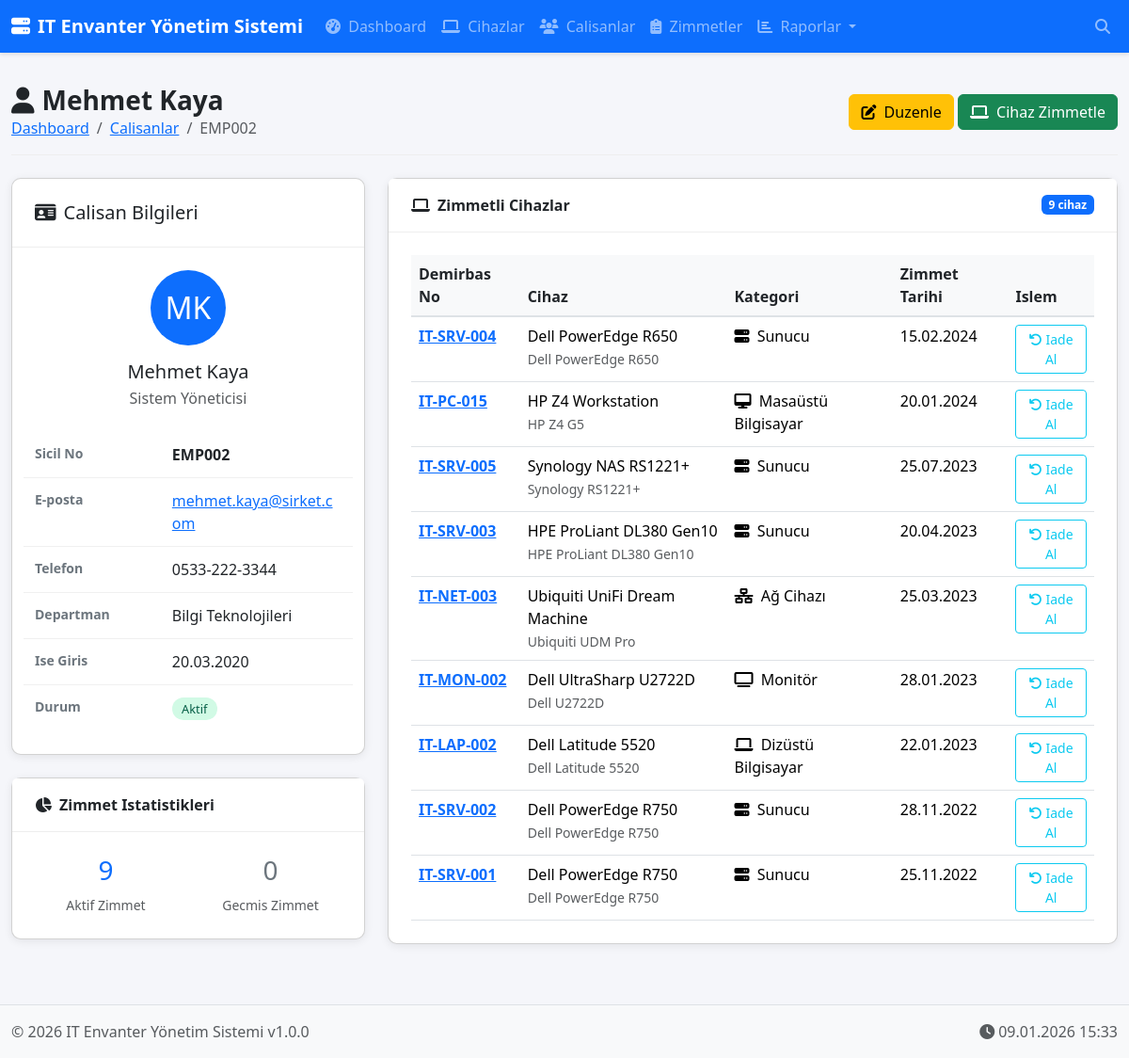
Page /employee_detail.php?id=2 on the committed database.
### tables this page shows
CREATE TABLE employees (
    id INT AUTO_INCREMENT PRIMARY KEY,
    employee_no VARCHAR(20) UNIQUE NOT NULL,
    first_name VARCHAR(50) NOT NULL,
    last_name VARCHAR(50) NOT NULL,
    email VARCHAR(100) UNIQUE NOT NULL,
    phone VARCHAR(20),
    department_id INT,
    position VARCHAR(100),
    hire_date DATE,
    status ENUM('active', 'inactive', 'on_leave') DEFAULT 'active',
    created_at TIMESTAMP DEFAULT CURRENT_TIMESTAMP,
    updated_at TIMESTAMP DEFAULT CURRENT_TIMESTAMP ON UPDATE CURRENT_TIMESTAMP,
    FOREIGN KEY (department_id) REFERENCES departments(id) ON DELETE SET NULL
);

CREATE TABLE departments (
    id INT AUTO_INCREMENT PRIMARY KEY,
    name VARCHAR(100) NOT NULL,
    description TEXT,
    created_at TIMESTAMP DEFAULT CURRENT_TIMESTAMP
);

CREATE TABLE assignments (
    id INT AUTO_INCREMENT PRIMARY KEY,
    device_id INT NOT NULL,
    employee_id INT NOT NULL,
    assigned_date DATE NOT NULL,
    expected_return_date DATE,
    notes TEXT,
    assigned_by VARCHAR(100),
    created_at TIMESTAMP DEFAULT CURRENT_TIMESTAMP,
    FOREIGN KEY (device_id) REFERENCES devices(id) ON DELETE CASCADE,
    FOREIGN KEY (employee_id) REFERENCES employees(id) ON DELETE CASCADE,
    UNIQUE KEY unique_device_assignment (device_id)
);

CREATE TABLE devices (
    id INT AUTO_INCREMENT PRIMARY KEY,
    asset_tag VARCHAR(50) UNIQUE NOT NULL,
    name VARCHAR(100) NOT NULL,
    category_id INT,
    brand VARCHAR(50),
    model VARCHAR(100),
    serial_number VARCHAR(100) UNIQUE,
    purchase_date DATE,
    purchase_price DECIMAL(10,2),
    warranty_end_date DATE,
    status ENUM('available', 'assigned', 'maintenance', 'retired', 'lost') DEFAULT 'available',
    specifications TEXT,
    notes TEXT,
    created_at TIMESTAMP DEFAULT CURRENT_TIMESTAMP,
    updated_at TIMESTAMP DEFAULT CURRENT_TIMESTAMP ON UPDATE CURRENT_TIMESTAMP,
    FOREIGN KEY (category_id) REFERENCES device_categories(id) ON DELETE SET NULL
);

CREATE TABLE device_categories (
    id INT AUTO_INCREMENT PRIMARY KEY,
    name VARCHAR(50) NOT NULL,
    description TEXT,
    icon VARCHAR(50) DEFAULT 'fa-desktop'
);

### includes/Database.php (called while the page is built, shortened)
<?php
class Database {
    private static $instance = null;
    private $connection;
    private function __construct() {
        try {
            $dsn = "mysql:host=" . DB_HOST . ";dbname=" . DB_NAME . ";charset=" . DB_CHARSET;
            $options = [
                PDO::ATTR_ERRMODE => PDO::ERRMODE_EXCEPTION,
                PDO::ATTR_DEFAULT_FETCH_MODE => PDO::FETCH_ASSOC,
                PDO::ATTR_EMULATE_PREPARES => false,
            ];
            $this->connection = new PDO($dsn, DB_USER, DB_PASS, $options);
        } catch (PDOException $e) {
            die("Veritabanı bağlantı hatası: " . $e->getMessage());
        }
    }
    public static function getInstance() {
        if (self::$instance === null) {
            self::$instance = new self();
        }
        return self::$instance;
    }
    public function query($sql, $params = []) {
        $stmt = $this->connection->prepare($sql);
        $stmt->execute($params);
        return $stmt;
    }
    public function fetch($sql, $params = []) {
        return $this->query($sql, $params)->fetch();
    }
    public function fetchAll($sql, $params = []) {
        return $this->query($sql, $params)->fetchAll();
    }
}

### employee_detail.php (the view, shortened to what this page needs)
<?php
require_once 'includes/header.php';
$employeeId = $_GET['id'] ?? 0;
$employee = $db->fetch("
    SELECT e.*, d.name as department_name
    FROM employees e
    LEFT JOIN departments d ON e.department_id = d.id
    WHERE e.id = ?
", [$employeeId]);
$assignedDevices = $db->fetchAll("
    SELECT d.*, dc.name as category_name, dc.icon as category_icon, a.assigned_date
    FROM assignments a
    JOIN devices d ON a.device_id = d.id
    LEFT JOIN device_categories dc ON d.category_id = dc.id
    WHERE a.employee_id = ?
    ORDER BY a.assigned_date DESC
", [$employeeId]);
$assignmentHistory = $db->fetchAll("
    SELECT ah.*, d.asset_tag, d.name as device_name, d.brand, d.model
    FROM assignment_history ah
    JOIN devices d ON ah.device_id = d.id
    WHERE ah.employee_id = ?
    ORDER BY ah.assigned_date DESC
", [$employeeId]);
$statusLabels = [
    'active' => ['Aktif', 'status-active'],
    'inactive' => ['Pasif', 'status-inactive'],
    'on_leave' => ['Izinde', 'status-on_leave']
];
?>
<div class="page-header d-flex justify-content-between align-items-center">
    <div>
        <h1><i class="fas fa-user me-2"></i><?= htmlspecialchars($employee['first_name'] . ' ' . $employee['last_name']) ?></h1>
        <nav aria-label="breadcrumb">
            <ol class="breadcrumb">
                <li class="breadcrumb-item"><a href="index.php">Dashboard</a></li>
                <li class="breadcrumb-item"><a href="employees.php">Calisanlar</a></li>
                <li class="breadcrumb-item active"><?= htmlspecialchars($employee['employee_no']) ?></li>
            </ol>
        </nav>
    </div>
    <div>
        <a href="employee_edit.php?id=<?= $employee['id'] ?>" class="btn btn-warning">
            <i class="fas fa-edit me-1"></i> Duzenle
        </a>
        <a href="assignment_add.php?employee_id=<?= $employee['id'] ?>" class="btn btn-success">
            <i class="fas fa-laptop me-1"></i> Cihaz Zimmetle
        </a>
    </div>
</div>
<div class="row">
    <div class="col-lg-4 mb-4">
        <div class="card detail-card">
            <div class="detail-header">
                <h5 class="mb-0"><i class="fas fa-id-card me-2"></i>Calisan Bilgileri</h5>
            </div>
            <div class="detail-body">
                <div class="text-center mb-4">
                    <div class="bg-primary text-white rounded-circle d-inline-flex align-items-center justify-content-center" style="width: 80px; height: 80px; font-size: 2rem;">
                        <?= strtoupper(substr($employee['first_name'], 0, 1) . substr($employee['last_name'], 0, 1)) ?>
                    </div>
                    <h5 class="mt-3 mb-1"><?= htmlspecialchars($employee['first_name'] . ' ' . $employee['last_name']) ?></h5>
                    <p class="text-muted mb-0"><?= htmlspecialchars($employee['position'] ?? '-') ?></p>
                </div>
                <div class="row detail-row">
                    <div class="col-5 detail-label">Sicil No</div>
                    <div class="col-7 detail-value"><strong><?= htmlspecialchars($employee['employee_no']) ?></strong></div>
                </div>
                <div class="row detail-row">
                    <div class="col-5 detail-label">E-posta</div>
                    <div class="col-7 detail-value">
                        <a href="mailto:<?= htmlspecialchars($employee['email']) ?>">
                            <?= htmlspecialchars($employee['email']) ?>
                        </a>
                    </div>
                </div>
                <div class="row detail-row">
                    <div class="col-5 detail-label">Telefon</div>
                    <div class="col-7 detail-value"><?= htmlspecialchars($employee['phone'] ?? '-') ?></div>
                </div>
                <div class="row detail-row">
                    <div class="col-5 detail-label">Departman</div>
                    <div class="col-7 detail-value"><?= htmlspecialchars($employee['department_name'] ?? '-') ?></div>
                </div>
                <div class="row detail-row">
                    <div class="col-5 detail-label">Ise Giris</div>
                    <div class="col-7 detail-value">
                        <?= $employee['hire_date'] ? date('d.m.Y', strtotime($employee['hire_date'])) : '-' ?>
                    </div>
                </div>
                <div class="row detail-row">
                    <div class="col-5 detail-label">Durum</div>
                    <div class="col-7 detail-value">
                        <span class="badge badge-status <?= $statusLabels[$employee['status']][1] ?? '' ?>">
                            <?= $statusLabels[$employee['status']][0] ?? $employee['status'] ?>
                        </span>
                    </div>
                </div>
            </div>
        </div>
        <div class="card content-card mt-4">
            <div class="card-header">
                <i class="fas fa-chart-pie me-2"></i>Zimmet Istatistikleri
            </div>
            <div class="card-body">
                <div class="row text-center">
                    <div class="col-6">
                        <h3 class="text-primary"><?= count($assignedDevices) ?></h3>
                        <small class="text-muted">Aktif Zimmet</small>
                    </div>
                    <div class="col-6">
                        <h3 class="text-secondary"><?= count($assignmentHistory) ?></h3>
                        <small class="text-muted">Gecmis Zimmet</small>
                    </div>
                </div>
            </div>
        </div>
    </div>
    <div class="col-lg-8 mb-4">
        <div class="card content-card">
            <div class="card-header d-flex justify-content-between align-items-center">
                <span><i class="fas fa-laptop me-2"></i>Zimmetli Cihazlar</span>
                <span class="badge bg-primary"><?= count($assignedDevices) ?> cihaz</span>
            </div>
            <div class="card-body">
                <?php if (empty($assignedDevices)): ?>
                    <p class="text-muted text-center mb-0">Bu calisana zimmetli cihaz bulunmuyor.</p>
                <?php else: ?>
                    <div class="table-responsive">
                        <table class="table table-hover mb-0">
                            <thead>
                                <tr>
                                    <th>Demirbas No</th>
                                    <th>Cihaz</th>
                                    <th>Kategori</th>
                                    <th>Zimmet Tarihi</th>
                                    <th>Islem</th>
                                </tr>
                            </thead>
                            <tbody>
                                <?php foreach ($assignedDevices as $device): ?>
                                <tr>
                                    <td>
                                        <a href="device_detail.php?id=<?= $device['id'] ?>">
                                            <strong><?= htmlspecialchars($device['asset_tag']) ?></strong>
                                        </a>
                                    </td>
                                    <td>
                                        <?= htmlspecialchars($device['name']) ?><br>
                                        <small class="text-muted"><?= htmlspecialchars($device['brand'] . ' ' . $device['model']) ?></small>
                                    </td>
                                    <td>
                                        <i class="fas <?= htmlspecialchars($device['category_icon'] ?? 'fa-box') ?> me-1"></i>
                                        <?= htmlspecialchars($device['category_name'] ?? '-') ?>
                                    </td>
                                    <td><?= date('d.m.Y', strtotime($device['assigned_date'])) ?></td>
                                    <td>
                                        <a href="assignment_return.php?device_id=<?= $device['id'] ?>" class="btn btn-sm btn-outline-info">
                                            <i class="fas fa-undo"></i> Iade Al
                                        </a>
                                    </td>
                                </tr>
                                <?php endforeach; ?>
                            </tbody>
                        </table>
                    </div>
                <?php endif; ?>
            </div>
        </div>
    </div>
</div>
<?php require_once 'includes/footer.php'; ?>

### assets/css/style.css (style rules this page uses)
:root { --primary-color: #0d6efd; --secondary-color: #6c757d; --success-color: #198754; --warning-color: #ffc107; --danger-color: #dc3545; --info-color: #0dcaf0; --dark-color: #212529; --light-color: #f8f9fa; }
body { font-family: 'Segoe UI', Tahoma, Geneva, Verdana, sans-serif; background-color: #f5f6fa; min-height: 100vh; display: flex; flex-direction: column; }
.table thead th { background-color: #f8f9fa; border-bottom: 2px solid #dee2e6; font-weight: 600; color: var(--dark-color); }
.badge-status { padding: 0.4em 0.8em; border-radius: 20px; font-weight: 500; font-size: 0.8rem; }
.status-active { background-color: #d1fae5; color: #065f46; }
.content-card { background: white; border-radius: 10px; box-shadow: 0 2px 10px rgba(0,0,0,0.08); margin-bottom: 20px; }
.content-card .card-header { background: white; border-bottom: 1px solid #eee; padding: 1rem 1.5rem; font-weight: 600; }
.content-card .card-body { padding: 1.5rem; }
.page-header { margin-bottom: 1.5rem; padding-bottom: 1rem; border-bottom: 1px solid #eee; }
.page-header h1 { font-size: 1.75rem; font-weight: 600; color: var(--dark-color); margin: 0; }
.page-header .breadcrumb { margin: 0; padding: 0; background: none; }
.detail-card { background: white; border-radius: 10px; box-shadow: 0 2px 10px rgba(0,0,0,0.08); }
.detail-card .detail-header { padding: 1.5rem; border-bottom: 1px solid #eee; }
.detail-card .detail-body { padding: 1.5rem; }
.detail-row { padding: 0.75rem 0; border-bottom: 1px solid #f0f0f0; }
.detail-row:last-child { border-bottom: none; }
.detail-label { font-weight: 600; color: var(--secondary-color); font-size: 0.875rem; }
.detail-value { color: var(--dark-color); }

### rows in the picture
employees: first_name+last_name "Mehmet Kaya", employee_no "EMP002", first_name+last_name "MK", position "Sistem Yöneticisi", email "mehmet.kaya@sirket.com", phone "0533-222-3344", department.name "Bilgi Teknolojileri", hire_date "20.03.2020", status "Aktif"
assignments: device.asset_tag "IT-SRV-004", device.name "Dell PowerEdge R650", device.model "Dell PowerEdge R650", device_categories.name "Sunucu", assigned_date "15.02.2024"
assignments: device.asset_tag "IT-PC-015", device.name "HP Z4 Workstation", device.model "HP Z4 G5", device_categories.name "Masaüstü Bilgisayar", assigned_date "20.01.2024"
assignments: device.asset_tag "IT-SRV-005", device.name "Synology NAS RS1221+", device.model "Synology RS1221+", device_categories.name "Sunucu", assigned_date "25.07.2023"
assignments: device.asset_tag "IT-SRV-003", device.name "HPE ProLiant DL380 Gen10", device.model "HPE ProLiant DL380 Gen10", device_categories.name "Sunucu", assigned_date "20.04.2023"
assignments: device.asset_tag "IT-NET-003", device.name "Ubiquiti UniFi Dream Machine", device.model "Ubiquiti UDM Pro", device_categories.name "Ağ Cihazı", assigned_date "25.03.2023"
assignments: device.asset_tag "IT-MON-002", device.name "Dell UltraSharp U2722D", device.model "Dell U2722D", device_categories.name "Monitör", assigned_date "28.01.2023"
assignments: device.asset_tag "IT-LAP-002", device.name "Dell Latitude 5520", device.model "Dell Latitude 5520", device_categories.name "Dizüstü Bilgisayar", assigned_date "22.01.2023"
assignments: device.asset_tag "IT-SRV-002", device.name "Dell PowerEdge R750", device.model "Dell PowerEdge R750", device_categories.name "Sunucu", assigned_date "28.11.2022"
assignments: device.asset_tag "IT-SRV-001", device.name "Dell PowerEdge R750", device.model "Dell PowerEdge R750", device_categories.name "Sunucu", assigned_date "25.11.2022"

### other values in the picture
APP_NAME "IT Envanter Yönetim Sistemi"
count($assignedDevices) "9"
count($assignmentHistory) "0"
APP_VERSION "1.0.0"
